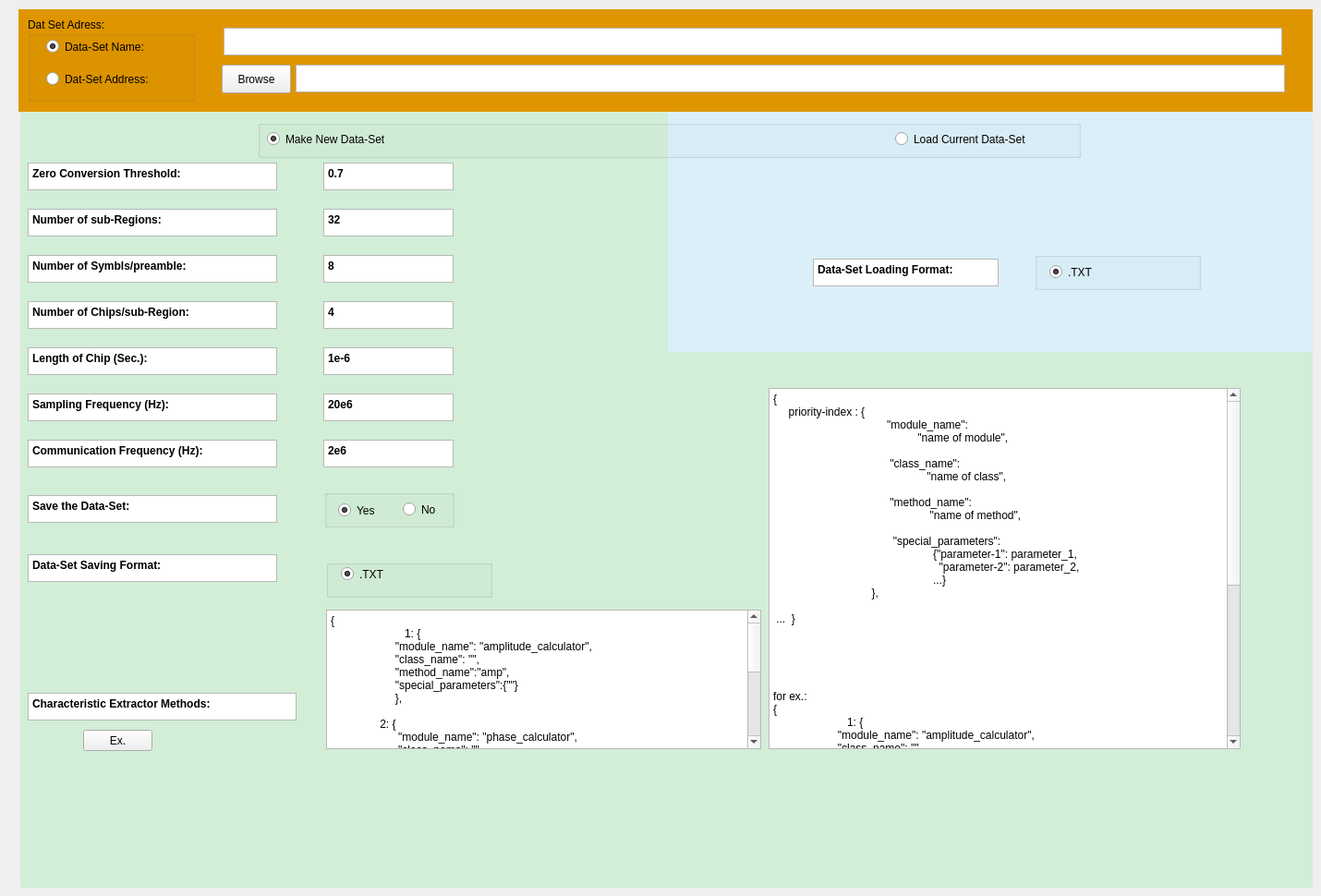
         <widget class="QWidget" name="tab_data_set">
          <property name="sizePolicy">
           <sizepolicy hsizetype="Expanding" vsizetype="Expanding">
            <horstretch>0</horstretch>
            <verstretch>0</verstretch>
           </sizepolicy>
          </property>
          <attribute name="title">
           <string>DataSet</string>
          </attribute>
          <widget class="QGroupBox" name="data_set_address_groupBox">
           <property name="geometry">
            <rect>
             <x>30</x>
             <y>19</y>
             <width>181</width>
             <height>91</height>
            </rect>
           </property>
           <property name="title">
            <string>Dat Set Adress:</string>
           </property>
           <widget class="QRadioButton" name="rbtn_data_set_name">
            <property name="geometry">
             <rect>
              <x>20</x>
              <y>21</y>
              <width>141</width>
              <height>21</height>
             </rect>
            </property>
            <property name="text">
             <string>Data-Set Name:</string>
            </property>
            <property name="checked">
             <bool>true</bool>
            </property>
           </widget>
           <widget class="QRadioButton" name="rbtn_data_set_address">
            <property name="geometry">
             <rect>
              <x>20</x>
              <y>56</y>
              <width>151</width>
              <height>21</height>
             </rect>
            </property>
            <property name="text">
             <string>Dat-Set Address:</string>
            </property>
            <property name="checked">
             <bool>false</bool>
            </property>
           </widget>
          </widget>
          <widget class="QPlainTextEdit" name="st1">
           <property name="geometry">
            <rect>
             <x>30</x>
             <y>176</y>
             <width>270</width>
             <height>30</height>
            </rect>
           </property>
           <property name="font">
            <font>
             <weight>75</weight>
             <italic>false</italic>
             <bold>true</bold>
            </font>
           </property>
           <property name="autoFillBackground">
            <bool>false</bool>
           </property>
           <property name="verticalScrollBarPolicy">
            <enum>Qt::ScrollBarAlwaysOff</enum>
           </property>
           <property name="plainText">
            <string>Zero Conversion Threshold:</string>
           </property>
           <property name="textInteractionFlags">
            <set>Qt::NoTextInteraction</set>
           </property>
           <property name="centerOnScroll">
            <bool>true</bool>
           </property>
          </widget>
          <widget class="QPlainTextEdit" name="et_zero_conversion_threshold">
           <property name="geometry">
            <rect>
             <x>350</x>
             <y>176</y>
             <width>141</width>
             <height>30</height>
            </rect>
           </property>
           <property name="sizePolicy">
            <sizepolicy hsizetype="Expanding" vsizetype="Expanding">
             <horstretch>0</horstretch>
             <verstretch>0</verstretch>
            </sizepolicy>
           </property>
           <property name="font">
            <font>
             <weight>75</weight>
             <italic>false</italic>
             <bold>true</bold>
            </font>
           </property>
           <property name="layoutDirection">
            <enum>Qt::LeftToRight</enum>
           </property>
           <property name="verticalScrollBarPolicy">
            <enum>Qt::ScrollBarAlwaysOff</enum>
           </property>
           <property name="plainText">
            <string>0.7</string>
           </property>
           <property name="centerOnScroll">
            <bool>true</bool>
           </property>
          </widget>
          <widget class="QPlainTextEdit" name="et_No_sR">
           <property name="geometry">
            <rect>
             <x>350</x>
             <y>226</y>
             <width>141</width>
             <height>30</height>
            </rect>
           </property>
           <property name="font">
            <font>
             <weight>75</weight>
             <italic>false</italic>
             <bold>true</bold>
            </font>
           </property>
           <property name="verticalScrollBarPolicy">
            <enum>Qt::ScrollBarAlwaysOff</enum>
           </property>
           <property name="plainText">
            <string>32</string>
           </property>
           <property name="centerOnScroll">
            <bool>true</bool>
           </property>
          </widget>
          <widget class="QPlainTextEdit" name="st2">
           <property name="geometry">
            <rect>
             <x>30</x>
             <y>226</y>
             <width>270</width>
             <height>30</height>
            </rect>
           </property>
           <property name="font">
            <font>
             <weight>75</weight>
             <italic>false</italic>
             <bold>true</bold>
            </font>
           </property>
           <property name="verticalScrollBarPolicy">
            <enum>Qt::ScrollBarAlwaysOff</enum>
           </property>
           <property name="plainText">
            <string>Number of sub-Regions:</string>
           </property>
           <property name="textInteractionFlags">
            <set>Qt::NoTextInteraction</set>
           </property>
           <property name="centerOnScroll">
            <bool>true</bool>
           </property>
          </widget>
          <widget class="QPlainTextEdit" name="et_No_chips_in_sR">
           <property name="geometry">
            <rect>
             <x>350</x>
             <y>326</y>
             <width>141</width>
             <height>30</height>
            </rect>
           </property>
           <property name="font">
            <font>
             <weight>75</weight>
             <italic>false</italic>
             <bold>true</bold>
            </font>
           </property>
           <property name="verticalScrollBarPolicy">
            <enum>Qt::ScrollBarAlwaysOff</enum>
           </property>
           <property name="plainText">
            <string>4</string>
           </property>
           <property name="centerOnScroll">
            <bool>true</bool>
           </property>
          </widget>
          <widget class="QPlainTextEdit" name="et_No_Symbols_preamb">
           <property name="geometry">
            <rect>
             <x>350</x>
             <y>276</y>
             <width>141</width>
             <height>30</height>
            </rect>
           </property>
           <property name="font">
            <font>
             <weight>75</weight>
             <italic>false</italic>
             <bold>true</bold>
            </font>
           </property>
           <property name="verticalScrollBarPolicy">
            <enum>Qt::ScrollBarAlwaysOff</enum>
           </property>
           <property name="plainText">
            <string>8</string>
           </property>
           <property name="centerOnScroll">
            <bool>true</bool>
           </property>
          </widget>
          <widget class="QPlainTextEdit" name="st4">
           <property name="geometry">
            <rect>
             <x>30</x>
             <y>326</y>
             <width>270</width>
             <height>30</height>
            </rect>
           </property>
           <property name="font">
            <font>
             <weight>75</weight>
             <italic>false</italic>
             <bold>true</bold>
            </font>
           </property>
           <property name="verticalScrollBarPolicy">
            <enum>Qt::ScrollBarAlwaysOff</enum>
           </property>
           <property name="plainText">
            <string>Number of Chips/sub-Region:</string>
           </property>
           <property name="textInteractionFlags">
            <set>Qt::NoTextInteraction</set>
           </property>
           <property name="centerOnScroll">
            <bool>true</bool>
           </property>
          </widget>
          <widget class="QPlainTextEdit" name="st3">
           <property name="geometry">
            <rect>
             <x>30</x>
             <y>276</y>
             <width>270</width>
             <height>30</height>
            </rect>
           </property>
           <property name="font">
            <font>
             <weight>75</weight>
             <italic>false</italic>
             <bold>true</bold>
            </font>
           </property>
           <property name="verticalScrollBarPolicy">
            <enum>Qt::ScrollBarAlwaysOff</enum>
           </property>
           <property name="plainText">
            <string>Number of Symbls/preamble:</string>
           </property>
           <property name="textInteractionFlags">
            <set>Qt::NoTextInteraction</set>
           </property>
           <property name="centerOnScroll">
            <bool>true</bool>
           </property>
          </widget>
          <widget class="QPlainTextEdit" name="et_sampling_frequency">
           <property name="geometry">
            <rect>
             <x>350</x>
             <y>426</y>
             <width>141</width>
             <height>30</height>
            </rect>
           </property>
           <property name="font">
            <font>
             <weight>75</weight>
             <italic>false</italic>
             <bold>true</bold>
            </font>
           </property>
           <property name="verticalScrollBarPolicy">
            <enum>Qt::ScrollBarAlwaysOff</enum>
           </property>
           <property name="plainText">
            <string>20e6</string>
           </property>
           <property name="centerOnScroll">
            <bool>true</bool>
           </property>
          </widget>
          <widget class="QPlainTextEdit" name="et_chip_length">
           <property name="geometry">
            <rect>
             <x>350</x>
             <y>376</y>
             <width>141</width>
             <height>30</height>
            </rect>
           </property>
           <property name="font">
            <font>
             <weight>75</weight>
             <italic>false</italic>
             <bold>true</bold>
            </font>
           </property>
           <property name="verticalScrollBarPolicy">
            <enum>Qt::ScrollBarAlwaysOff</enum>
           </property>
           <property name="plainText">
            <string>1e-6</string>
           </property>
           <property name="centerOnScroll">
            <bool>true</bool>
           </property>
          </widget>
          <widget class="QPlainTextEdit" name="st7">
           <property name="geometry">
            <rect>
             <x>30</x>
             <y>476</y>
             <width>270</width>
             <height>30</height>
            </rect>
           </property>
           <property name="font">
            <font>
             <weight>75</weight>
             <italic>false</italic>
             <bold>true</bold>
            </font>
           </property>
           <property name="verticalScrollBarPolicy">
            <enum>Qt::ScrollBarAlwaysOff</enum>
           </property>
           <property name="plainText">
            <string>Communication Frequency (Hz):</string>
           </property>
           <property name="textInteractionFlags">
            <set>Qt::NoTextInteraction</set>
           </property>
           <property name="centerOnScroll">
            <bool>true</bool>
           </property>
          </widget>
          <widget class="QPlainTextEdit" name="st6">
           <property name="geometry">
            <rect>
             <x>30</x>
             <y>426</y>
             <width>270</width>
             <height>30</height>
            </rect>
           </property>
           <property name="font">
            <font>
             <weight>75</weight>
             <italic>false</italic>
             <bold>true</bold>
            </font>
           </property>
           <property name="verticalScrollBarPolicy">
            <enum>Qt::ScrollBarAlwaysOff</enum>
           </property>
           <property name="plainText">
            <string>Sampling Frequency (Hz):</string>
           </property>
           <property name="textInteractionFlags">
            <set>Qt::NoTextInteraction</set>
           </property>
           <property name="centerOnScroll">
            <bool>true</bool>
           </property>
          </widget>
          <widget class="QPlainTextEdit" name="st5">
           <property name="geometry">
            <rect>
             <x>30</x>
             <y>376</y>
             <width>270</width>
             <height>30</height>
            </rect>
           </property>
           <property name="font">
            <font>
             <weight>75</weight>
             <italic>false</italic>
             <bold>true</bold>
            </font>
           </property>
           <property name="verticalScrollBarPolicy">
            <enum>Qt::ScrollBarAlwaysOff</enum>
           </property>
           <property name="plainText">
            <string>Length of Chip (Sec.):</string>
           </property>
           <property name="textInteractionFlags">
            <set>Qt::NoTextInteraction</set>
           </property>
           <property name="centerOnScroll">
            <bool>true</bool>
           </property>
          </widget>
          <widget class="QPlainTextEdit" name="et_communication_frequency">
           <property name="geometry">
            <rect>
             <x>350</x>
             <y>476</y>
             <width>141</width>
             <height>30</height>
            </rect>
           </property>
           <property name="font">
            <font>
             <weight>75</weight>
             <italic>false</italic>
             <bold>true</bold>
            </font>
           </property>
           <property name="verticalScrollBarPolicy">
            <enum>Qt::ScrollBarAlwaysOff</enum>
           </property>
           <property name="plainText">
            <string>2e6</string>
           </property>
           <property name="centerOnScroll">
            <bool>true</bool>
           </property>
          </widget>
          <widget class="QPlainTextEdit" name="st12">
           <property name="geometry">
            <rect>
             <x>30</x>
             <y>750</y>
             <width>291</width>
             <height>30</height>
            </rect>
           </property>
           <property name="font">
            <font>
             <weight>75</weight>
             <italic>false</italic>
             <bold>true</bold>
            </font>
           </property>
           <property name="verticalScrollBarPolicy">
            <enum>Qt::ScrollBarAlwaysOff</enum>
           </property>
           <property name="plainText">
            <string>Characteristic Extractor Methods:</string>
           </property>
           <property name="textInteractionFlags">
            <set>Qt::NoTextInteraction</set>
           </property>
           <property name="centerOnScroll">
            <bool>true</bool>
           </property>
          </widget>
          <widget class="QPlainTextEdit" name="st8">
           <property name="geometry">
            <rect>
             <x>30</x>
             <y>536</y>
             <width>270</width>
             <height>30</height>
            </rect>
           </property>
           <property name="font">
            <font>
             <weight>75</weight>
             <italic>false</italic>
             <bold>true</bold>
            </font>
           </property>
           <property name="verticalScrollBarPolicy">
            <enum>Qt::ScrollBarAlwaysOff</enum>
           </property>
           <property name="plainText">
            <string>Save the Data-Set:</string>
           </property>
           <property name="textInteractionFlags">
            <set>Qt::NoTextInteraction</set>
           </property>
           <property name="centerOnScroll">
            <bool>true</bool>
           </property>
          </widget>
          <widget class="QGroupBox" name="rbgroup_data_set_save">
           <property name="geometry">
            <rect>
             <x>351</x>
             <y>530</y>
             <width>141</width>
             <height>41</height>
            </rect>
           </property>
           <property name="title">
            <string/>
           </property>
           <widget class="QRadioButton" name="rbtn_save_data_set">
            <property name="geometry">
             <rect>
              <x>15</x>
              <y>7</y>
              <width>61</width>
              <height>31</height>
             </rect>
            </property>
            <property name="text">
             <string>Yes</string>
            </property>
            <property name="checked">
             <bool>true</bool>
            </property>
           </widget>
           <widget class="QRadioButton" name="rbtn_dont_save_data_set">
            <property name="geometry">
             <rect>
              <x>85</x>
              <y>6</y>
              <width>61</width>
              <height>31</height>
             </rect>
            </property>
            <property name="text">
             <string>No</string>
            </property>
           </widget>
          </widget>
          <widget class="QPlainTextEdit" name="st9">
           <property name="geometry">
            <rect>
             <x>30</x>
             <y>600</y>
             <width>270</width>
             <height>30</height>
            </rect>
           </property>
           <property name="font">
            <font>
             <weight>75</weight>
             <italic>false</italic>
             <bold>true</bold>
            </font>
           </property>
           <property name="verticalScrollBarPolicy">
            <enum>Qt::ScrollBarAlwaysOff</enum>
           </property>
           <property name="plainText">
            <string>Data-Set Saving Format:</string>
           </property>
           <property name="textInteractionFlags">
            <set>Qt::NoTextInteraction</set>
           </property>
           <property name="centerOnScroll">
            <bool>true</bool>
           </property>
          </widget>
          <widget class="QPlainTextEdit" name="st10">
           <property name="geometry">
            <rect>
             <x>880</x>
             <y>280</y>
             <width>201</width>
             <height>30</height>
            </rect>
           </property>
           <property name="font">
            <font>
             <weight>75</weight>
             <italic>false</italic>
             <bold>true</bold>
            </font>
           </property>
           <property name="verticalScrollBarPolicy">
            <enum>Qt::ScrollBarAlwaysOff</enum>
           </property>
           <property name="plainText">
            <string>Data-Set Loading Format:</string>
           </property>
           <property name="textInteractionFlags">
            <set>Qt::NoTextInteraction</set>
           </property>
           <property name="centerOnScroll">
            <bool>true</bool>
           </property>
          </widget>
          <widget class="QPlainTextEdit" name="et_data_set_extractor_methods">
           <property name="geometry">
            <rect>
             <x>353</x>
             <y>660</y>
             <width>471</width>
             <height>151</height>
            </rect>
           </property>
           <property name="plainText">
            <string>{	
	1: {
                     &quot;module_name&quot;: &quot;amplitude_calculator&quot;,
                     &quot;class_name&quot;: &quot;&quot;,
                     &quot;method_name&quot;:&quot;amp&quot;,
                     &quot;special_parameters&quot;:{&quot;&quot;}
                     },

                2: {
                      &quot;module_name&quot;: &quot;phase_calculator&quot;,
                      &quot;class_name&quot;: &quot;&quot;,
                       &quot;method_name&quot;: &quot;phase&quot;,
                       &quot;special_parameters&quot;: {&quot;&quot;}
                     },

                 3: {
                        &quot;module_name&quot;: &quot;ifrequency_calculator&quot;,
                        &quot;class_name&quot;: &quot;&quot;,
                        &quot;method_name&quot;: &quot;ifreq&quot;,
                        &quot;special_parameters&quot;: {&quot;&quot;}
                     },

} </string>
           </property>
           <property name="placeholderText">
            <string notr="true"/>
           </property>
          </widget>
          <widget class="QPushButton" name="btn_dat_set_extractor_method_ex">
           <property name="geometry">
            <rect>
             <x>90</x>
             <y>790</y>
             <width>75</width>
             <height>23</height>
            </rect>
           </property>
           <property name="text">
            <string>Ex.</string>
           </property>
          </widget>
          <widget class="QTextEdit" name="et_data_set_name">
           <property name="geometry">
            <rect>
             <x>242</x>
             <y>30</y>
             <width>1146</width>
             <height>30</height>
            </rect>
           </property>
           <property name="html">
            <string>&lt;!DOCTYPE HTML PUBLIC &quot;-//W3C//DTD HTML 4.0//EN&quot; &quot;http://www.w3.org/TR/REC-html40/strict.dtd&quot;&gt;
&lt;html&gt;&lt;head&gt;&lt;meta name=&quot;qrichtext&quot; content=&quot;1&quot; /&gt;&lt;style type=&quot;text/css&quot;&gt;
p, li { white-space: pre-wrap; }
&lt;/style&gt;&lt;/head&gt;&lt;body style=&quot; font-family:'MS Shell Dlg 2'; font-size:8pt; font-weight:400; font-style:normal;&quot;&gt;
&lt;p style=&quot;-qt-paragraph-type:empty; margin-top:0px; margin-bottom:0px; margin-left:0px; margin-right:0px; -qt-block-indent:0; text-indent:0px;&quot;&gt;&lt;br /&gt;&lt;/p&gt;&lt;/body&gt;&lt;/html&gt;</string>
           </property>
           <property name="textInteractionFlags">
            <set>Qt::TextEditorInteraction</set>
           </property>
           <property name="placeholderText">
            <string extracomment="ewserwr"/>
           </property>
          </widget>
          <widget class="QTextEdit" name="et_data_set_address">
           <property name="geometry">
            <rect>
             <x>320</x>
             <y>70</y>
             <width>1071</width>
             <height>30</height>
            </rect>
           </property>
           <property name="documentTitle">
            <string/>
           </property>
           <property name="textInteractionFlags">
            <set>Qt::NoTextInteraction</set>
           </property>
           <property name="placeholderText">
            <string/>
           </property>
          </widget>
          <widget class="QPushButton" name="btn_brows_data_set">
           <property name="geometry">
            <rect>
             <x>240</x>
             <y>70</y>
             <width>75</width>
             <height>31</height>
            </rect>
           </property>
           <property name="text">
            <string>Browse</string>
           </property>
          </widget>
          <widget class="QMdiArea" name="mdiArea_3">
           <property name="geometry">
            <rect>
             <x>20</x>
             <y>10</y>
             <width>1401</width>
             <height>111</height>
            </rect>
           </property>
           <property name="background">
            <brush brushstyle="SolidPattern">
             <color alpha="255">
              <red>223</red>
              <green>149</green>
              <blue>0</blue>
             </color>
            </brush>
           </property>
          </widget>
          <widget class="QMdiArea" name="mdarea_make_data_set_1">
           <property name="geometry">
            <rect>
             <x>22</x>
             <y>120</y>
             <width>701</width>
             <height>841</height>
            </rect>
           </property>
           <property name="background">
            <brush brushstyle="SolidPattern">
             <color alpha="255">
              <red>210</red>
              <green>238</green>
              <blue>215</blue>
             </color>
            </brush>
           </property>
          </widget>
          <widget class="QMdiArea" name="mdarea_load_data_set">
           <property name="geometry">
            <rect>
             <x>720</x>
             <y>120</y>
             <width>701</width>
             <height>261</height>
            </rect>
           </property>
           <property name="background">
            <brush brushstyle="SolidPattern">
             <color alpha="255">
              <red>219</red>
              <green>239</green>
              <blue>248</blue>
             </color>
            </brush>
           </property>
          </widget>
          <widget class="QPlainTextEdit" name="st11">
           <property name="geometry">
            <rect>
             <x>832</x>
             <y>420</y>
             <width>511</width>
             <height>391</height>
            </rect>
           </property>
           <property name="plainText">
            <string>{
     priority-index : {
                                     &quot;module_name&quot;:
                                               &quot;name of module&quot;,

                                      &quot;class_name&quot;: 
                                                  &quot;name of class&quot;,

                                      &quot;method_name&quot;: 
                                                   &quot;name of method&quot;,

                                       &quot;special_parameters&quot;:
                                                    {&quot;parameter-1&quot;: parameter_1,
                                                      &quot;parameter-2&quot;: parameter_2, 
                                                    ...}
                                }, 

 ...  }





for ex.:
{	
	1: {
                     &quot;module_name&quot;: &quot;amplitude_calculator&quot;,
                     &quot;class_name&quot;: &quot;&quot;,
                     &quot;method_name&quot;:&quot;amp&quot;,
                     &quot;special_parameters&quot;:{&quot;&quot;}
                     },

                2: {
                      &quot;module_name&quot;: &quot;phase_calculator&quot;,
                      &quot;class_name&quot;: &quot;&quot;,
                       &quot;method_name&quot;: &quot;phase&quot;,
                       &quot;special_parameters&quot;: {&quot;&quot;}
                     },

                 3: {
                        &quot;module_name&quot;: &quot;ifrequency_calculator&quot;,
                        &quot;class_name&quot;: &quot;&quot;,
                        &quot;method_name&quot;: &quot;ifreq&quot;,
                        &quot;special_parameters&quot;: {&quot;&quot;}
                     },

	4:{}

} </string>
           </property>
           <property name="placeholderText">
            <string notr="true">{1: {         &quot;module_name&quot;:             &quot;no_change_char&quot;,         &quot;class_name&quot;: &quot;&quot;,         &quot;method_name&quot;:             &quot;no_change_char&quot;,         &quot;special_parameters&quot;:             {&quot;&quot;}     }</string>
           </property>
          </widget>
          <widget class="QMdiArea" name="mdarea_make_data_set_2">
           <property name="geometry">
            <rect>
             <x>550</x>
             <y>380</y>
             <width>871</width>
             <height>581</height>
            </rect>
           </property>
           <property name="background">
            <brush brushstyle="SolidPattern">
             <color alpha="255">
              <red>210</red>
              <green>238</green>
              <blue>215</blue>
             </color>
            </brush>
           </property>
          </widget>
          <widget class="QGroupBox" name="group_saving_data_set">
           <property name="geometry">
            <rect>
             <x>353</x>
             <y>606</y>
             <width>180</width>
             <height>41</height>
            </rect>
           </property>
           <property name="title">
            <string/>
           </property>
           <widget class="QRadioButton" name="rbtn_data_set_saving_format_txt">
            <property name="geometry">
             <rect>
              <x>16</x>
              <y>4</y>
              <width>81</width>
              <height>23</height>
             </rect>
            </property>
            <property name="text">
             <string>.TXT</string>
            </property>
            <property name="checked">
             <bool>true</bool>
            </property>
           </widget>
          </widget>
          <widget class="QGroupBox" name="group_data_set">
           <property name="geometry">
            <rect>
             <x>1120</x>
             <y>273</y>
             <width>180</width>
             <height>41</height>
            </rect>
           </property>
           <property name="title">
            <string/>
           </property>
           <widget class="QRadioButton" name="rbtn_data_set_loading_format_txt">
            <property name="geometry">
             <rect>
              <x>16</x>
              <y>10</y>
              <width>119</width>
              <height>23</height>
             </rect>
            </property>
            <property name="text">
             <string>.TXT</string>
            </property>
            <property name="checked">
             <bool>true</bool>
            </property>
           </widget>
          </widget>
          <widget class="QGroupBox" name="groupBox">
           <property name="geometry">
            <rect>
             <x>279</x>
             <y>130</y>
             <width>891</width>
             <height>41</height>
            </rect>
           </property>
           <property name="title">
            <string/>
           </property>
           <widget class="QRadioButton" name="rbtn_load_new_data_set">
            <property name="geometry">
             <rect>
              <x>690</x>
              <y>10</y>
              <width>191</width>
              <height>21</height>
             </rect>
            </property>
            <property name="text">
             <string>Load Current Data-Set</string>
            </property>
           </widget>
           <widget class="QRadioButton" name="rbtn_make_new_data_set">
            <property name="geometry">
             <rect>
              <x>10</x>
              <y>10</y>
              <width>181</width>
              <height>21</height>
             </rect>
            </property>
            <property name="text">
             <string>Make New Data-Set</string>
            </property>
            <property name="checked">
             <bool>true</bool>
            </property>
           </widget>
          </widget>
          <zorder>mdarea_make_data_set_2</zorder>
          <zorder>mdarea_load_data_set</zorder>
          <zorder>mdarea_make_data_set_1</zorder>
          <zorder>mdiArea_3</zorder>
          <zorder>st1</zorder>
          <zorder>et_zero_conversion_threshold</zorder>
          <zorder>et_No_sR</zorder>
          <zorder>st2</zorder>
          <zorder>et_No_chips_in_sR</zorder>
          <zorder>et_No_Symbols_preamb</zorder>
          <zorder>st4</zorder>
          <zorder>st3</zorder>
          <zorder>et_sampling_frequency</zorder>
          <zorder>et_chip_length</zorder>
          <zorder>st7</zorder>
          <zorder>st6</zorder>
          <zorder>st5</zorder>
          <zorder>et_communication_frequency</zorder>
          <zorder>st12</zorder>
          <zorder>st8</zorder>
          <zorder>rbgroup_data_set_save</zorder>
          <zorder>st9</zorder>
          <zorder>st10</zorder>
          <zorder>et_data_set_extractor_methods</zorder>
          <zorder>btn_dat_set_extractor_method_ex</zorder>
          <zorder>data_set_address_groupBox</zorder>
          <zorder>et_data_set_name</zorder>
          <zorder>et_data_set_address</zorder>
          <zorder>btn_brows_data_set</zorder>
          <zorder>st11</zorder>
          <zorder>group_saving_data_set</zorder>
          <zorder>group_data_set</zorder>
          <zorder>groupBox</zorder>
         </widget>
